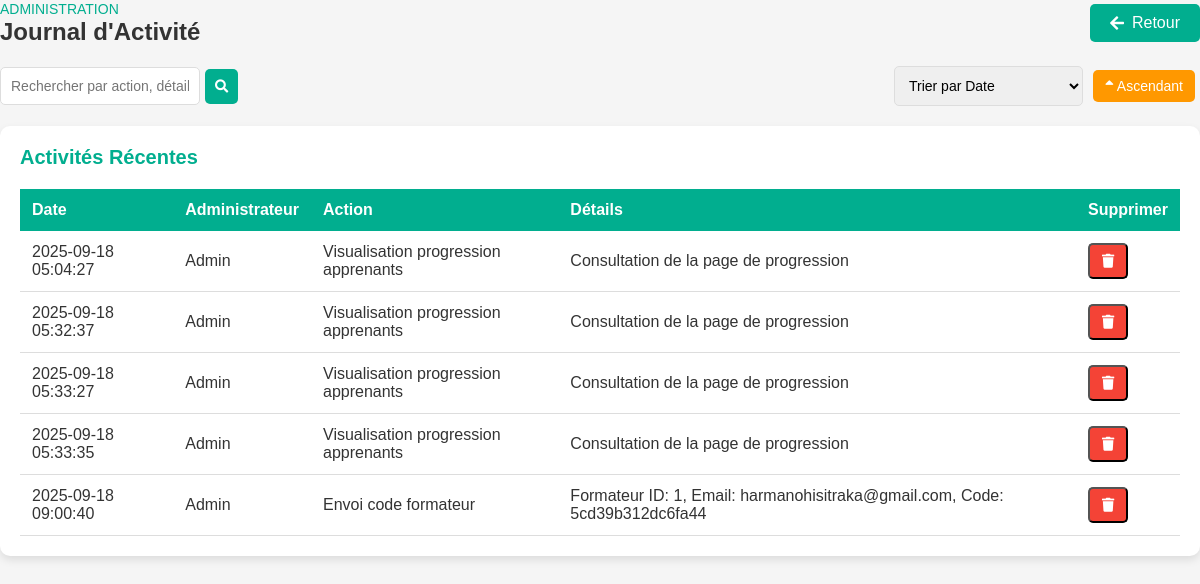
The page /Espace/admin/gestion_utilisateurs/journal_activite.php on the database its author committed.
### tables this page shows
CREATE TABLE `journal_activite` (
  `id` int NOT NULL AUTO_INCREMENT,
  `admin_id` int NOT NULL,
  `action` varchar(255) NOT NULL,
  `details` text,
  `created_at` timestamp NULL DEFAULT CURRENT_TIMESTAMP,
  PRIMARY KEY (`id`),
  KEY `admin_id` (`admin_id`),
  CONSTRAINT `journal_activite_ibfk_1` FOREIGN KEY (`admin_id`) REFERENCES `utilisateurs` (`id`) ON DELETE CASCADE
);

CREATE TABLE `utilisateurs` (
  `id` int NOT NULL AUTO_INCREMENT,
  `nom` varchar(255) NOT NULL,
  `email` varchar(255) NOT NULL,
  `mot_de_passe` varchar(255) NOT NULL,
  `telephone` varchar(20) DEFAULT NULL,
  `photo` varchar(255) DEFAULT NULL,
  `pays` varchar(100) DEFAULT NULL,
  `langue` varchar(100) DEFAULT NULL,
  `autre_langue` varchar(100) DEFAULT NULL,
  `objectifs` text,
  `type_cours` varchar(100) DEFAULT NULL,
  `niveau_formation` varchar(100) DEFAULT NULL,
  `niveau_etude` varchar(100) DEFAULT NULL,
  `acces_internet` varchar(50) DEFAULT NULL,
  `appareil` varchar(100) DEFAULT NULL,
  `accessibilite` text,
  `rgpd` tinyint(1) DEFAULT '0',
  `charte` tinyint(1) DEFAULT '0',
  `role` enum('apprenant','admin','moderator') DEFAULT 'apprenant',
  `actif` tinyint(1) DEFAULT '1',
  `created_at` timestamp NULL DEFAULT CURRENT_TIMESTAMP,
  PRIMARY KEY (`id`),
  UNIQUE KEY `email` (`email`)
);

### Espace/admin/gestion_utilisateurs/journal_activite.php (the view, shortened to what this page needs)
<?php
require_once '../../config/db.php';
$search = isset($_GET['search']) ? $_GET['search'] : '';
$sort = isset($_GET['sort']) ? $_GET['sort'] : 'created_at';
$order = isset($_GET['order']) && $_GET['order'] == 'desc' ? 'DESC' : 'ASC';
$where = $search ? "WHERE j.action LIKE ? OR j.details LIKE ? OR u.nom LIKE ? OR j.created_at LIKE ?" : "";
$sql = "SELECT j.*, u.nom FROM journal_activite j JOIN utilisateurs u ON j.admin_id = u.id $where ORDER BY " . ($sort == 'nom' ? 'u.nom' : 'j.' . $sort) . " $order";
$stmt = $pdo->prepare($sql);
if ($search) {
    $searchTerm = "%$search%";
    $stmt->execute([$searchTerm, $searchTerm, $searchTerm, $searchTerm]);
} else {
    $stmt->execute();
}
$activites = $stmt->fetchAll();
?>
<!DOCTYPE html>
<html lang="fr">
<head>
    <link rel="stylesheet" href="styles.css">
    <link rel="stylesheet" href="https://cdnjs.cloudflare.com/ajax/libs/font-awesome/5.15.4/css/all.min.css">
</head>
<body>
    <div class="main--content">
        <div class="header--wrapper">
            <div class="header--title">
                <span>Administration</span>
                <h2>Journal d'Activité</h2>
            </div>
            <a href="gestion_utilisateur.php" class="btn-back"><i class="fas fa-arrow-left"></i> Retour</a>
        </div>
        <div class="filter--container">
            <form method="GET" class="search--form">
                <input type="text" name="search" placeholder="Rechercher par action, détails, administrateur ou date (ex: 2025-05-27)" value="<?= htmlspecialchars($search) ?>">
                <button type="submit"><i class="fas fa-search"></i></button>
            </form>
            <div class="sort--export">
                <select onchange="window.location.href='?sort='+this.value+'&order=<?= $order ?>'">
                    <option value="created_at" <?= $sort == 'created_at' ? 'selected' : '' ?>>Trier par Date</option>
                </select>
                <a href="?order=<?= $order == 'ASC' ? 'desc' : 'asc' ?>&sort=<?= $sort ?>" class="btn-action btn-toggle">
                    <i class="fas fa-sort-<?= $order == 'ASC' ? 'up' : 'down' ?>"></i> <?= $order == 'ASC' ? 'Ascendant' : 'Descendant' ?>
                </a>
            </div>
        </div>
        <div class="card--container">
            <div class="card--wrapper">
                <h3>Activités Récentes</h3>
                <div class="table--wrapper">
                    <table class="table">
                        <thead>
                            <tr>
                                <th>Date</th>
                                <th>Administrateur</th>
                                <th>Action</th>
                                <th>Détails</th>
                                <th>Supprimer</th>
                            </tr>
                        </thead>
                        <tbody>
                            <?php foreach ($activites as $act): ?>
                                <tr class="table--row">
                                    <td><?= htmlspecialchars($act['created_at']) ?></td>
                                    <td><?= htmlspecialchars($act['nom']) ?></td>
                                    <td><?= htmlspecialchars($act['action']) ?></td>
                                    <td><?= htmlspecialchars($act['details']) ?></td>
                                    <td>
                                        <form method="POST" style="display:inline;">
                                            <button type="submit" class="btn-action btn-delete" onclick="return confirm('Supprimer cette entrée du journal ?')">
                                                <i class="fas fa-trash"></i>
                                            </button>
                                        </form>
                                    </td>
                                </tr>
                            <?php endforeach; ?>
                        </tbody>
                    </table>
                </div>
            </div>
        </div>
    </div>
</body>
</html>

### Espace/admin/gestion_utilisateurs/styles.css (style rules this page uses)
* { margin: 0; padding: 0; box-sizing: border-box; font-family: 'Poppins', sans-serif; }
body { background: #f5f5f5; color: #333; }
.header--wrapper { display: flex; justify-content: space-between; align-items: center; margin-bottom: 20px; }
.header--title span { color: #01ae8f; font-size: 14px; text-transform: uppercase; }
.header--title h2 { font-size: 24px; color: #333; }
.btn-back { display: inline-flex; align-items: center; padding: 10px 20px; background: #01ae8f; color: #fff; text-decoration: none; border-radius: 5px; transition: background 0.3s; }
.btn-back i { margin-right: 8px; }
.card--container { max-width: 1200px; margin: 0 auto; }
.card--wrapper { background: #fff; padding: 20px; border-radius: 10px; box-shadow: 0 4px 8px rgba(0, 0, 0, 0.1); margin-bottom: 20px; }
.card--wrapper h3 { color: #01ae8f; margin-bottom: 20px; font-size: 20px; }
.table--wrapper { overflow-x: auto; }
.table { width: 100%; border-collapse: collapse; background: #fff; }
.table thead { background: #01ae8f; color: #fff; }
.table th { padding: 12px; text-align: left; font-weight: 600; }
.table td { padding: 12px; border-bottom: 1px solid #ddd; }
.btn-action { padding: 8px 12px; text-decoration: none; border-radius: 5px; font-size: 14px; margin-right: 5px; transition: background 0.3s; display: inline-block; color: #fff; }
.btn-delete { background: #f44336; }
.btn-toggle { background: #ff9800; }
.filter--container { display: flex; justify-content: space-between; align-items: center; margin-bottom: 20px; }
.search--form { display: flex; align-items: center; }
.search--form input { padding: 10px; border: 1px solid #ddd; border-radius: 5px; font-size: 14px; width: 200px; }
.search--form button { padding: 10px; background: #01ae8f; color: #fff; border: none; border-radius: 5px; margin-left: 5px; cursor: pointer; }
.sort--export { display: flex; align-items: center; gap: 10px; }
.sort--export select { padding: 10px; border: 1px solid #ddd; border-radius: 5px; font-size: 14px; }

### rows shown on the page
journal_activite: created_at "2025-09-18 05:04:27", admin.nom "Admin", action "Visualisation progression apprenants", details "Consultation de la page de progression"
journal_activite: created_at "2025-09-18 05:32:37", admin.nom "Admin", action "Visualisation progression apprenants", details "Consultation de la page de progression"
journal_activite: created_at "2025-09-18 05:33:27", admin.nom "Admin", action "Visualisation progression apprenants", details "Consultation de la page de progression"
journal_activite: created_at "2025-09-18 05:33:35", admin.nom "Admin", action "Visualisation progression apprenants", details "Consultation de la page de progression"
journal_activite: created_at "2025-09-18 09:00:40", admin.nom "Admin", action "Envoi code formateur", details "Formateur ID: 1, Email: harmanohisitraka@gmail.com, Code: 5cd39b312dc6fa44"
